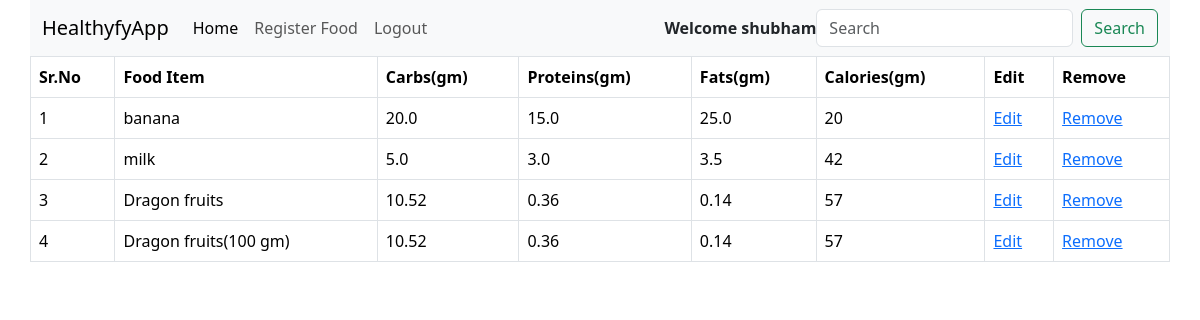
The app's page /FoodList/ (signed in) with its own data.
### classapp/models.py (models this page shows, shortened)
class Food(models.Model):
    name=models.CharField(max_length=100)
    carbs=models.FloatField()
    protein=models.FloatField()
    fats=models.FloatField()
    calories=models.IntegerField()

### classapp/views.py (the view)
# urls.py: path("FoodList/", FoodList.as_view(), name="FoodList"),
class FoodList(ListView):
    model = Food

### classapp/templates/classapp/food_list.html (shortened to what this page needs)
{% extends 'base.html' %}
{% block body %}
<div class="container">
    <div class="row">
        {%  if user.is_superuser %}
        <table class="table table-bordered">
            <tr>
             <th>Sr.No</th>
             <th>Food Item</th>
             <th>Carbs(gm)</th>
             <th>Proteins(gm)</th>
             <th>Fats(gm)</th>
             <th>Calories(gm)</th>
             <th>Edit</th>
             <th>Remove</th>
            </tr>
            {% for x in object_list %}
            <tr>
                <td>{{forloop.counter}}</td>
                <td>{{x.name}}</td>
                <td>{{x.carbs}}</td>
                <td>{{x.protein}}</td>
                <td>{{x.fats}}</td>
                <td>{{x.calories}}</td>
                <td><a href="/FoodUpdate/{{x.pk}}">Edit</a></td>
                <td><a href="/FoodRemove/{{x.pk}}">Remove</a></td>
            </tr>
            {% endfor %}
        </table>
        {% endif %}
    </div>
    </div>
{% endblock %}

### classapp/templates/base.html (shortened to what this page needs)
<!doctype html>
<html lang="en">
  <head>
    <link rel="stylesheet" href="https://cdn.jsdelivr.net/npm/bootstrap-icons@1.11.3/font/bootstrap-icons.min.css">
    <link href="https://cdn.jsdelivr.net/npm/bootstrap@5.3.3/dist/css/bootstrap.min.css" rel="stylesheet">
  </head>
  <body>
   <div class="container">
    <div class="row">
        <nav class="navbar navbar-expand-lg bg-body-tertiary">
            <div class="container-fluid">
              <a class="navbar-brand" href="/">HealthyfyApp</a>
              <div class="collapse navbar-collapse" id="navbarSupportedContent">
                <ul class="navbar-nav me-auto mb-2 mb-lg-0">
                  {% if user.is_authenticated %}
                  <li class="nav-item">
                    <a class="nav-link active" aria-current="page" href="/FoodList">Home</a>
                  </li>
                  {% if user.is_superuser %}
                  <li class="nav-item">
                    <a class="nav-link" href="/FoodRegister">Register Food</a>
                  </li>
                  {% else %}
                  <li class="nav-item">
                    <a class="nav-link" href="/foodadd">Added Food</a>
                  </li>
                  {% endif %}
                  <li class="nav-item">
                    <a class="nav-link" href="/userlogout">Logout</a>
                  </li>
                  {% endif %}
                  </ul>
                  {% if user.is_authenticated %}
                  <strong>Welcome {{user}} </strong>
                  {% else %}
                  <strong>Welcome Guest </strong>
                  {% endif %}
                <form class="d-flex" role="search">
                  <input class="form-control me-2" type="search" placeholder="Search" aria-label="Search">
                  <button class="btn btn-outline-success" type="submit">Search</button>
                </form>
              </div>
            </div>
          </nav>
    </div>
   </div>
    {% block body %}
    {% endblock %}
  </body>
</html>

### records on screen
Food: name "banana", carbs "20.0", protein "15.0", fats "25.0", calories "20"
Food: name "milk", carbs "5.0", protein "3.0", fats "3.5", calories "42"
Food: name "Dragon fruits", carbs "10.52", protein "0.36", fats "0.14", calories "57"
Food: name "Dragon fruits(100 gm)", carbs "10.52", protein "0.36", fats "0.14", calories "57"

### other values on screen
{{ user }} "shubham"
